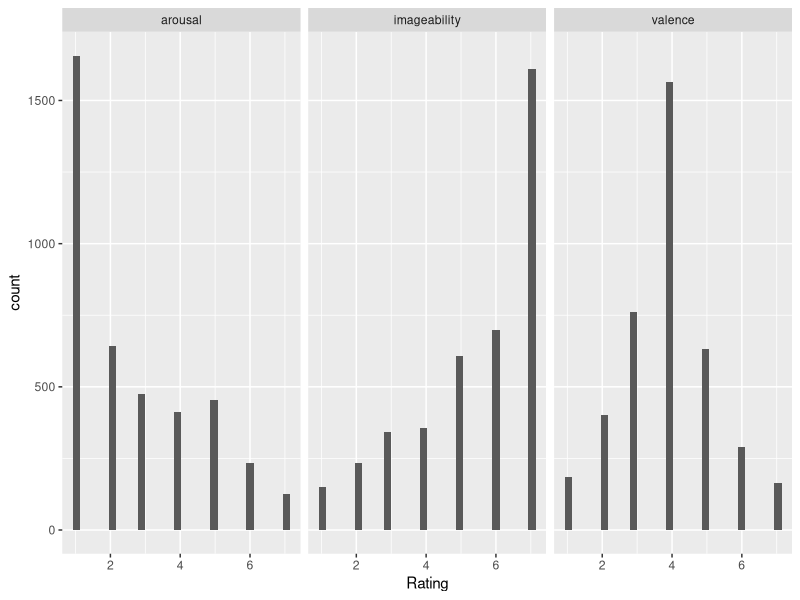
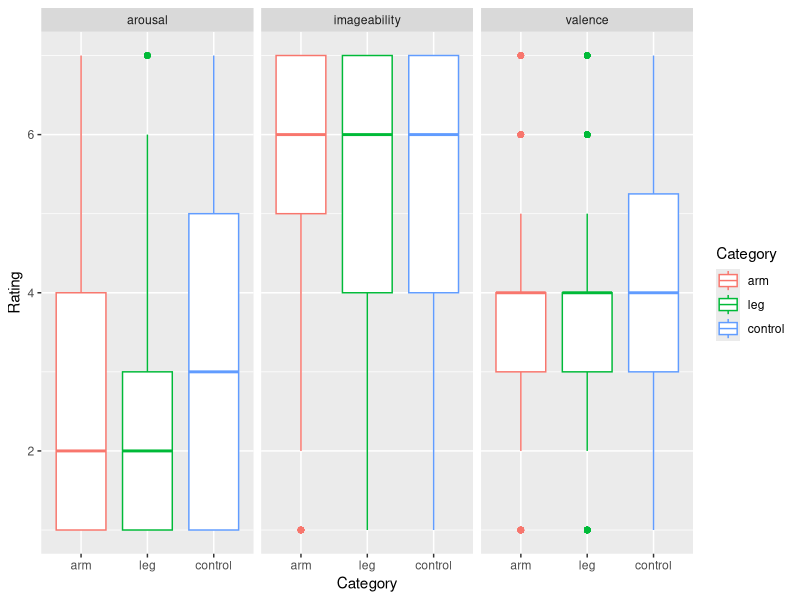
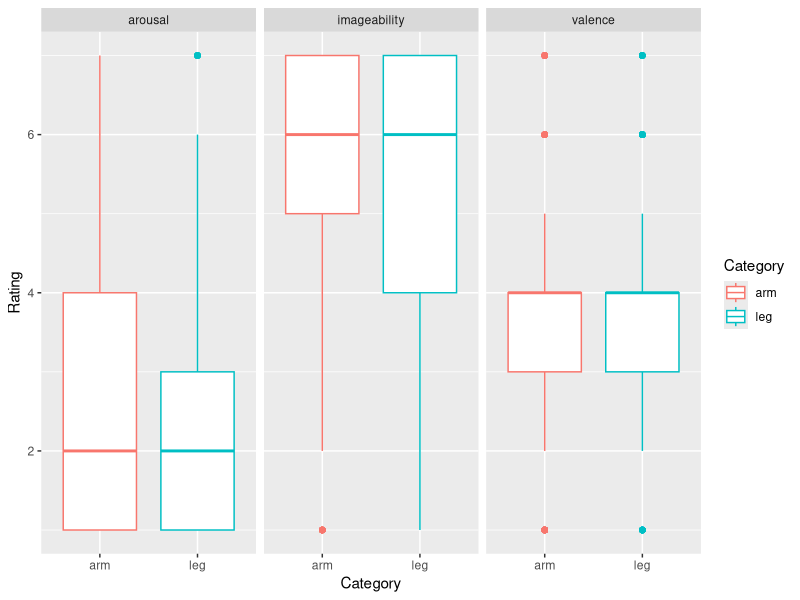

Recreate these plots in R, in order.
## ---- chunk 1
library(knitr)
library(ggplot2)
# library(GGally)
library(dplyr)
library(tidyr)
library(readr)  # Improves the base functions for reading data files.
# library(lme4)
knitr::opts_chunk$set(echo = TRUE, fig.height = 3.5)
## ---- chunk 2
## load data files
# Arm/leg verb bias Swedish (note this already contains average ratings, for
# details about how it was generated, see "norming_analysis.Rmd")
bias <- read_csv("verb-bias_sw_mean.csv")
head(bias)
## ---- chunk 3
# verb norming Swedish: imageability, valence and arousal ratings
# (this processed file is created in "norming_imageability-etc_preprocess.R")
norms <- read_csv("data_verb-norming_swe_ratings.csv")
head(norms)
## ---- chunk 4
# arm/leg words
norms <- left_join(norms, bias %>% select(Word = verb, Category = category))
# the rest are control words
norms[is.na(norms$Category), "Category"] <- "control"
norms$Category <- factor(norms$Category, levels = c("arm", "leg", "control"))
head(norms)
## ---- chunk 5
norms_mean <- norms %>%
  filter(Category != "control") %>%
  group_by(Word, Category, Task) %>%
  summarise(Rating = mean(Rating))
## ---- chunk 6
norms_mean <- spread(norms_mean, Task, Rating)
head(norms_mean, 4)
## ---- chunk 7
stim <- left_join(norms_mean, bias %>% select(Word = verb, Arm : bias_absol))
head(stim, 4)
## ---- chunk 8
freq_word <- read_tsv(
  "frequency_measures/filtered_word_unigram_freqs_sv.tsv", col_names = FALSE
  ) %>%
  rename(Word = X1, word_freq = X2) %>%
  mutate(word_logfreq = log10(word_freq))
head(freq_word)
## ---- chunk 9
stim <- left_join(stim, freq_word %>% select(-word_freq))
head(stim, 4) %>% kable
## ---- chunk 10
freq_lemma <- read_tsv(
  "frequency_measures/filtered_lemma_unigram_freqs_sv.tsv", col_names = FALSE
  ) %>%
  rename(lemma = X1, lemma_freq = X2)
head(freq_lemma)
## ---- chunk 11
# We will trust the parts-of-speech (POS) tagged lemmatization, even if some of
# the POS assignments are probably off. We hope that they are in the right 
# ballpark.
# Divide "lemma" column into the actual lemma and the POS tag (using regular
# expressions (regex), see https://www.regular-expressions.info/rlanguage.html)
freq_lemma$lemma_true <- sub("(.*)_([a-z]*)$", "\\1", freq_lemma$lemma)
freq_lemma$POS <- sub("(.*)_([a-z]*)$", "\\2", freq_lemma$lemma)
head(freq_lemma)
# This is mostly what we want, but it also results in some inaccuracies because
# not all lemmas actually have a tag.
# To illustrate, consider some of the unique values in the POS column:
unique(freq_lemma$POS)[1:12]
# Some of them are clearly not POS tags, but the verbs themselves!
# But it's a pain to sort this out, so let's just ignore those exceptional cases
# and focus on lemmas tagged as verbs. Hopefully this will only remove some
# evenly distributed noise.
freq_verblemmas <- freq_lemma %>% filter(POS == "verb")
## ---- chunk 12
stim <- stim %>%
  left_join(freq_verblemmas %>%
              mutate(lemma_logfreq = log10(lemma_freq)) %>%
              select(Word = lemma_true, lemma_logfreq))
head(stim, 4) %>% kable
## ---- chunk 13
# Select only verb occurrences
gramm_ambig <- freq_lemma %>%
  filter(POS == "verb") %>% select(lemma_true, lemma_freq) %>%
  # join with the overall frequency
  left_join(freq_lemma %>%
              group_by(lemma_true) %>%
              summarise(overall_freq = sum(lemma_freq))
            ) %>%
  mutate(POS_ambig = 1 - lemma_freq / overall_freq)
head(gramm_ambig)
## ---- chunk 14
stim <- stim %>%
  left_join(gramm_ambig %>%
              select(Word = lemma_true, POS_ambig))
head(stim, 4) %>% kable
## ---- chunk 15
ggplot(norms, aes(x = Rating)) + 
  geom_histogram() +
  facet_wrap(~ Task)
## ---- chunk 16
ggplot(norms, aes(x = Category, y = Rating, colour = Category)) + 
  geom_boxplot() +
  facet_wrap(~ Task)
## ---- chunk 17
ggplot(norms %>% filter(Category != "control"),
       aes(x = Category, y = Rating, colour = Category)) + 
  geom_boxplot() +
  facet_wrap(~ Task)
## ---- chunk 18
! norms %>% filter(Category != "control") %>%  # exclude control verbs
  pull(Word) %>%
  unique %in% 
  bias$verb %>%
  sum
## ---- chunk 19
sum(! bias$verb %in% norms$Word)
## ---- chunk 20
bias[! bias$verb %in% norms$Word, ]
